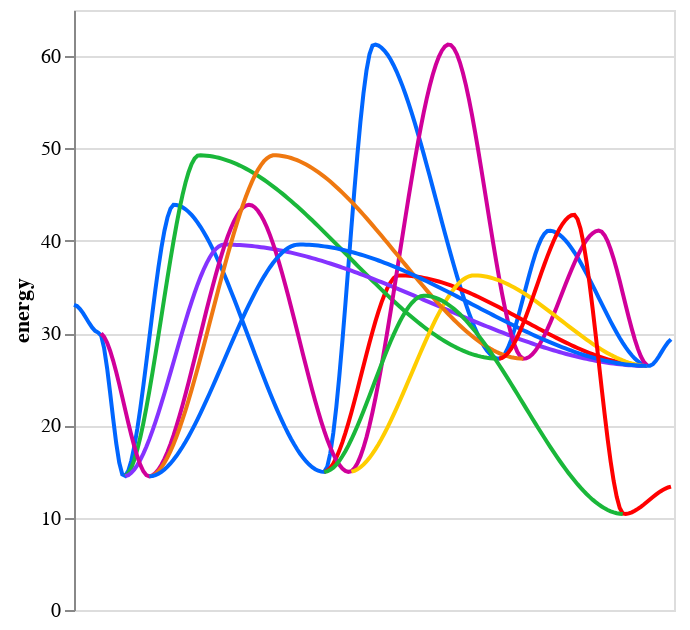

This figure's notebook cell:
### Code cell
node_paths = mess.surf.node_paths_from_source(surf, 25, leaf_keys=[21, 22])
print(node_paths)
mess.surf.plot_paths(surf, node_paths)

### Figure 1 — Vega-Lite specification as saved in the notebook (floating-point values rounded to 4 significant figures; data arrays with more than 128 entries replaced by an {"elided": "..."} marker saying what was removed)
{"config": {"view": {"continuousWidth": 300, "continuousHeight": 300}}, "data": {"name": "data-c98bc2c6b2e49df674b81085e5e011cc"}, "mark": {"type": "line"}, "encoding": {"color": {"field": "path", "legend": null, "scale": {"domain": ["0", "1", "2", "3", "4", "5", "6", "7", "8", "9", "10"], "range": ["#0066ff", "#ff0000", "#1ab73a", "#8533ff", "#d0009a", "#ffcd00", "#ef7810", "#0066ff", "#ff0000", "#1ab73a", "#8533ff"]}, "type": "nominal"}, "x": {"axis": null, "field": "x", "type": "temporal"}, "y": {"field": "energy", "type": "quantitative"}}, "transform": [{"fold": ["0", "1", "2", "3", "4", "5", "6", "7", "8", "9", "10"], "as": ["path", "energy"]}], "$schema": "https://vega.github.io/schema/vega-lite/v5.20.1.json", "datasets": {"data-c98bc2c6b2e49df674b81085e5e011cc": {"elided": "200 records"}}}
